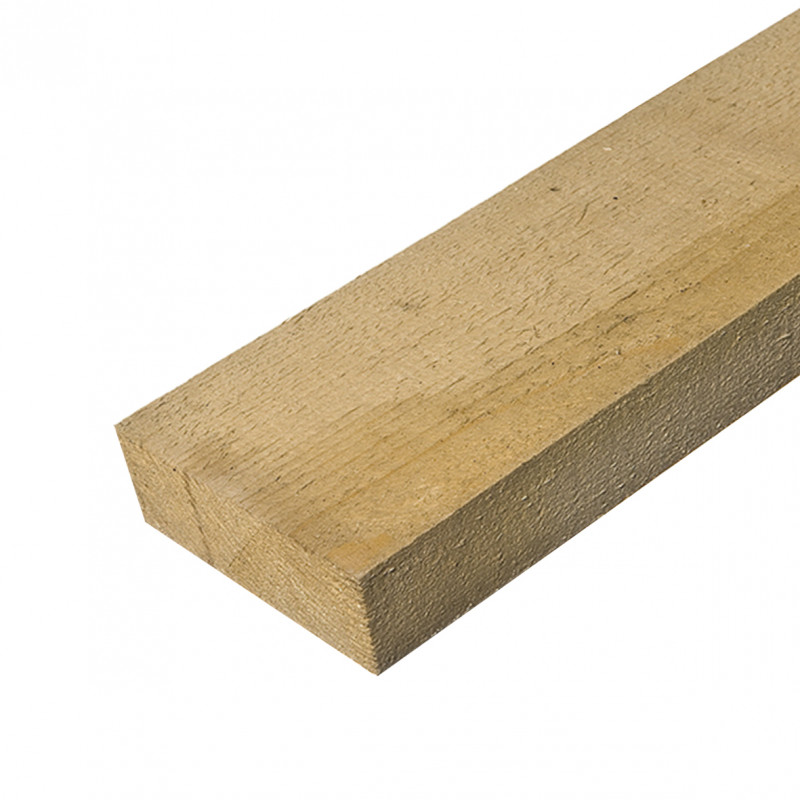
#> input picture backend/media/product_images/1569685356.jpg, 800 x 800 px
$ python -i signals.py   (imports and definitions only)
#> lines starting #> are read from the running program, lines starting #| are printed output that depends on the picture
import os
import logging
from io import BytesIO

from django.db.models.signals import post_save
from django.dispatch import receiver
from django.core.files.base import ContentFile

logger = logging.getLogger('products')

WEBP_QUALITY = 85
MAX_WIDTH    = 1920
MAX_PRODUCT  = 1200


def convert_to_webp(image_field, max_width=MAX_WIDTH, quality=WEBP_QUALITY):
    """
    Конвертирует ImageField в WebP на месте.
    Возвращает True если конвертация произошла, иначе False.
    Не делает ничего если файл уже .webp или поле пустое.
    """
    try:
        from PIL import Image

        if not image_field or not image_field.name:
            return False

        if image_field.name.lower().endswith('.webp'):
            return False

        image_field.open('rb')
        raw = image_field.read()
        image_field.close()

        img = Image.open(BytesIO(raw))

        if img.mode in ('RGBA', 'LA', 'P'):
            img = img.convert('RGBA')
        else:
            img = img.convert('RGB')

        if img.width > max_width:
            ratio  = max_width / img.width
            new_h  = int(img.height * ratio)
            img    = img.resize((max_width, new_h), Image.LANCZOS)

        buffer = BytesIO()
        img.save(buffer, format='WEBP', quality=quality, method=6)
        buffer.seek(0)

        old_name   = os.path.basename(image_field.name)
        base_name  = os.path.splitext(old_name)[0]
        new_name   = f"{base_name}.webp"

        old_path = image_field.path if hasattr(image_field, 'path') else None
        image_field.save(new_name, ContentFile(buffer.read()), save=False)

        if old_path and os.path.exists(old_path):
            try:
                os.remove(old_path)
            except OSError as e:
                logger.warning(f'Could not delete old image {old_path}: {e}')

        logger.info(f'Converted {old_name} → {new_name}')
        return True

    except Exception as e:
        logger.error(f'WebP conversion error for {getattr(image_field, "name", "unknown")}: {e}')
        return False


# [11 lines that did not run here, left out]


# [11 lines that did not run here, left out]


# [11 lines that did not run here, left out]


# [11 lines that did not run here, left out]

>>> import cv2
>>> picture = cv2.imread('../media/product_images/1569685356.jpg', cv2.IMREAD_GRAYSCALE)
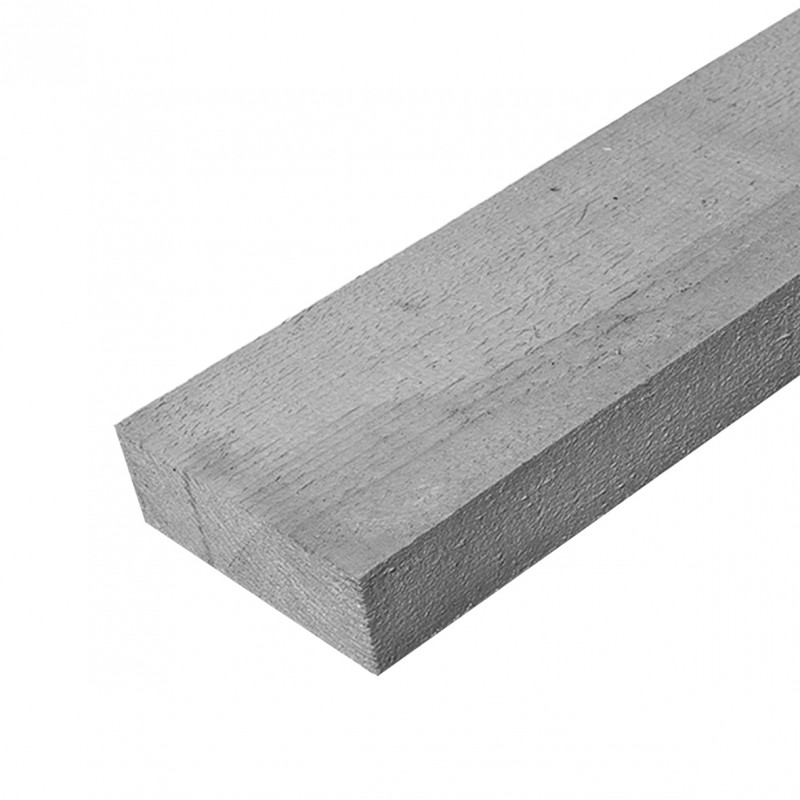
#> picture: shape (800, 800); min 37, max 255, mean 219
>>> result = convert_to_webp(picture)
#> result = False
